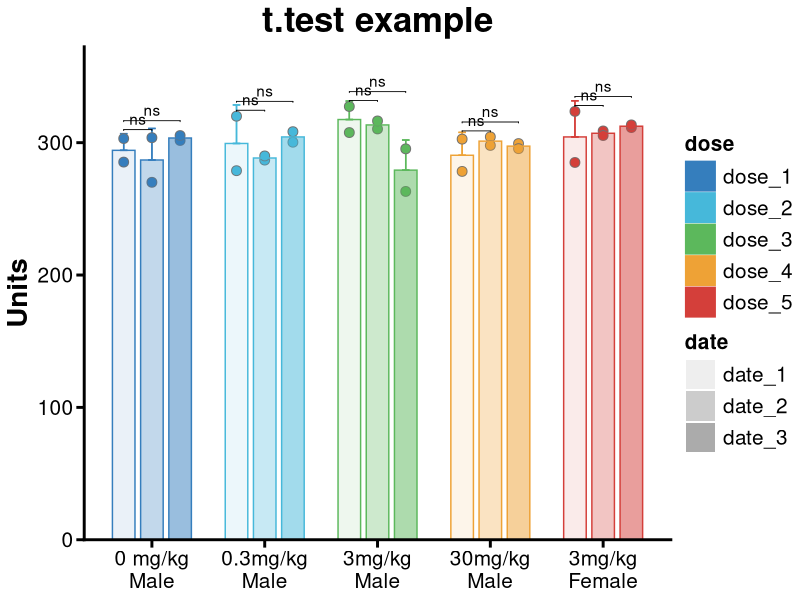

Recreate this plot in R.
## ---- chunk 1
knitr::opts_knit$set(base.dir = "../../ChevyXu.github.io/", base.url = "/")
knitr::opts_chunk$set(fig.path = paste0("img/", Sys.Date(), "/"))
# knitr::opts_chunk$set(echo = TRUE)
## ---- chunk 2
library(tidyverse)
library(rstatix)

example <- 
  tibble::tibble(
  para = rnorm(n = 30, mean = 300, sd = 20) %>% round(digits = 2),
  dose = rep(rep(c("dose_1", "dose_2", "dose_3", "dose_4", "dose_5"), each = 2), 3),
  date = rep(c("date_1", "date_2", "date_3"), each = 10)) %>% 
  group_by(dose, date) %>% 
  mutate(mean = mean(para)) %>% 
  mutate(sd = sd(para)) %>% 
  mutate(cv = sd/mean)

example
## ---- chunk 3
stat.test <- example %>% 
  rename("value" = colnames(.)[1]) %>% 
  filter(sd != 0) %>%
  group_by(dose) %>% 
  mutate(x = n()) %>% 
  filter(x >= 4) %>% 
  t_test(value ~ date) %>% 
  filter(group1 == "date_1")

stat.test <- stat.test %>% 
    add_xy_position(x = "dose", dodge = 0.75)
## ---- chunk 4
ggplot(example, aes(x = dose, y = para, color = dose, fill = dose)) +
    geom_errorbar(aes(ymin = mean, ymax=mean + sd, alph = date), width=.2,  
                  position=position_dodge(.75), linewidth = 0.5) +
    geom_point(aes(fil = date), shape = 21, size = 3, color = "gray44",
               position = position_jitterdodge(dodge.width = 0.75, jitter.width = 0)) +
    geom_bar(data = example %>% select(-1) %>% distinct(),
             aes(y = mean, fill = dose, color = dose, alpha = date), 
             stat = "identity",  width = 0.6, position = position_dodge(width = 0.75)) +
    scale_color_manual(values =  ggsci::pal_locuszoom()(5) %>% rev()) +
    scale_fill_manual(values =  ggsci::pal_locuszoom()(5) %>% rev()) +
    scale_alpha_manual(values = c(seq(1, 9, 2))*0.1) +
    scale_y_continuous(expand = expansion(mult = c(0, 0.1)), name = "Units") +
    # scale_y_continuous(name = plot_data %>% colnames() %>% nth(n = 1) %>% str_remove(pattern = "\\|.*\\|"), 
    #                    expand = c(0, 0), limits = c(0, max(plot_data %>% pull(1))*1.1)) +
    labs(title = "t.test example") + xlab(NULL) +
    cowplot::theme_cowplot(font_size = 10, line_size = 0.8) +
    theme(axis.title = element_text(size = 20, face = "bold"), 
          axis.text = element_text(size = 15, color = "black"), 
          axis.ticks.length = unit(.2, "cm"),
          plot.title = element_text(size = 25, hjust = 0.5, face = "bold"), 
          legend.key.size = unit(0.8, "cm"),
          axis.line = element_line(colour = "black", size = 1),
          # panel.border = element_rect(size = 1, colour = "black"),
          axis.ticks = element_line(colour = "black", size = 1),
          legend.text = element_text(size = 15), 
          plot.caption = element_text(size = 12, hjust = 1.2, face = "italic"),
          legend.title = element_text(size = 15, face = "bold"),
          strip.text = element_text(face = "bold", size = 15)) +
    ggpubr::stat_pvalue_manual(stat.test, label = "p.adj.signif", tip.length = 0.01, bracket.nudge.y = 0) +
    scale_x_discrete(labels = c("dose_1" = "0 mg/kg\nMale", 
                                "dose_2" = "0.3mg/kg\nMale", 
                                "dose_3" = "3mg/kg\nMale", 
                                "dose_4" = "30mg/kg\nMale", 
                                "dose_5" = "3mg/kg\nFemale"))

